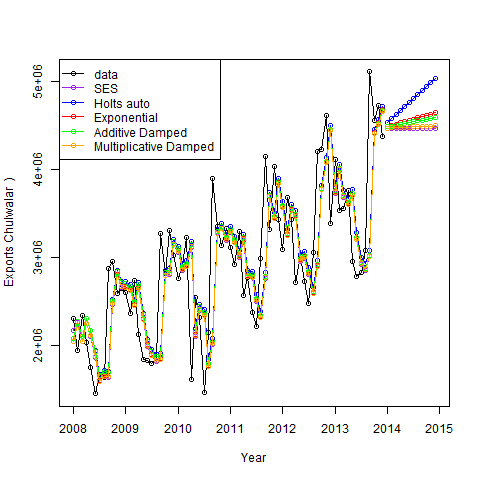

Here is the R script that generated this plot:
#Creates holt master plot

png("Plots/holt_master_plot.png")
plot(Model_holt_1, plot.conf=FALSE, ylab="Exports Chulwalar  )", xlab="Year", main="", fcol="white", type="o")
lines(fitted(Model_ses), col="purple", type="o")
lines(fitted(Model_holt_1), col="blue", type="o")
lines(fitted(Model_holt_2), col="red", type="o")
lines(fitted(Model_holt_3), col="green", type="o")
lines(fitted(Model_holt_4), col="orange", type="o")
lines(Model_ses$mean, col="purple", type="o")
lines(Model_holt_1$mean, col="blue", type="o")
lines(Model_holt_2$mean, col="red", type="o")
lines(Model_holt_3$mean, col="green", type="o")
lines(Model_holt_4$mean, col="orange", type="o")
legend("topleft",lty=1, col=c(1,"purple","blue","red","green","orange"), c("data", "SES","Holts auto", "Exponential", "Additive Damped", "Multiplicative Damped"),pch=1)
dev.off()